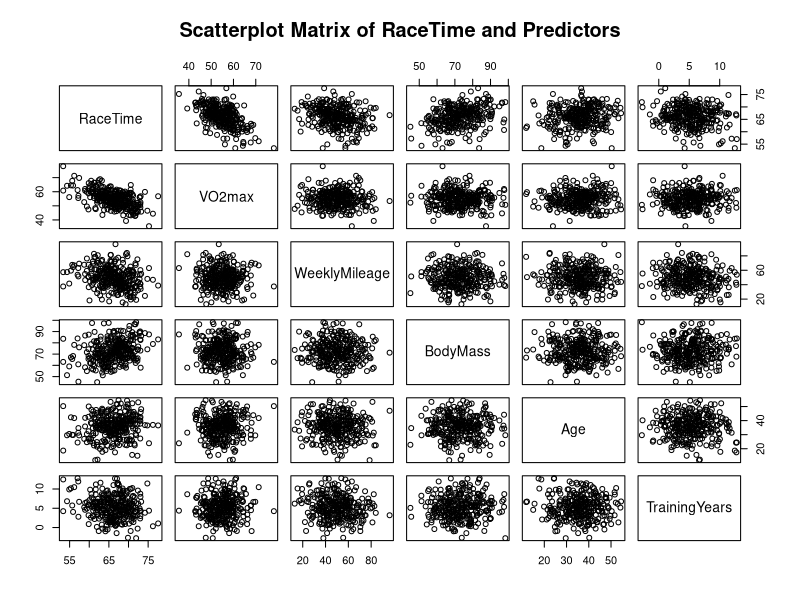
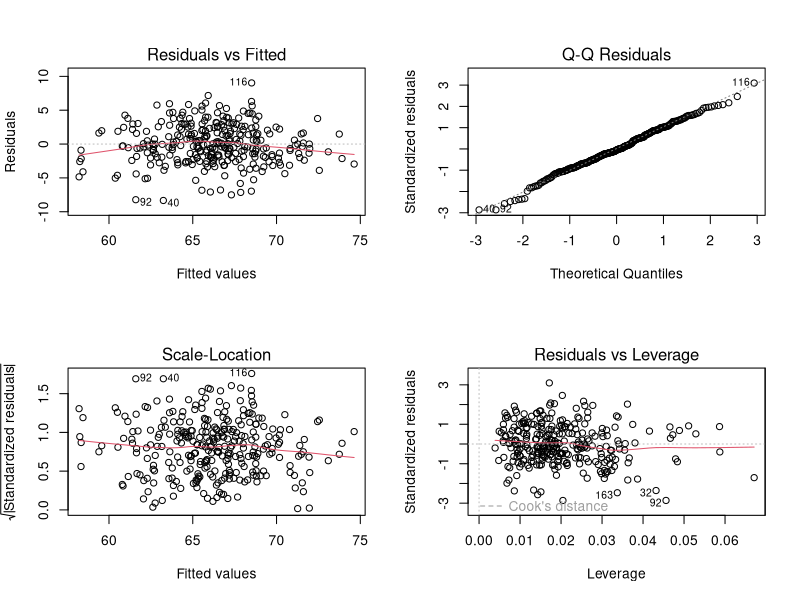
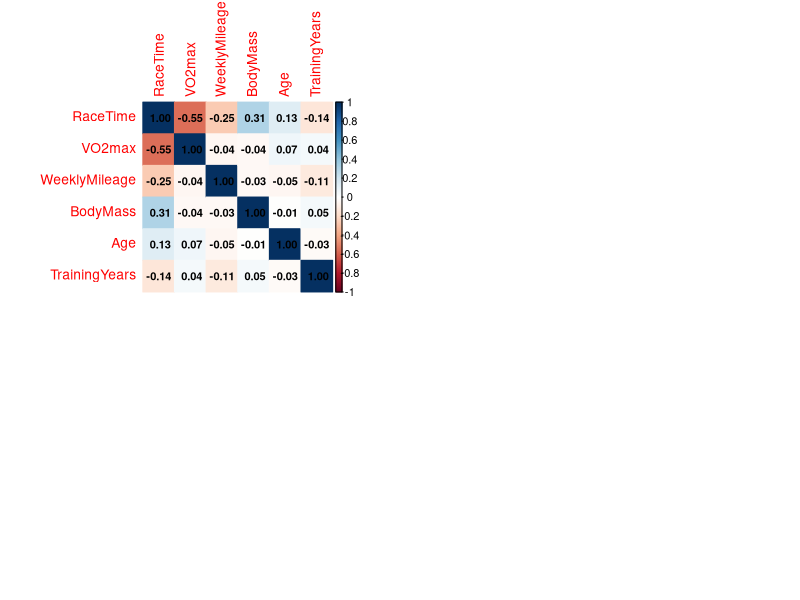

Generate these figures, in order, with R:
# Load the dataset
endurance_raw <- read.csv("endurance_synthetic_dataset.csv", stringsAsFactors = FALSE)
str(endurance_raw)

# Compute summary statistics 
summary(endurance_raw)
# Compute standard deviation for each variable
sapply(endurance_raw, sd)

# Scatterplot matrix for RaceTime and all predictors
pairs(endurance_raw[c("RaceTime", "VO2max", "WeeklyMileage", "BodyMass", "Age", "TrainingYears")],
      main = "Scatterplot Matrix of RaceTime and Predictors")

# Fit the full multiple linear regression model
full_model <- lm(RaceTime ~ VO2max + WeeklyMileage + BodyMass + Age + TrainingYears, 
                 data = endurance_raw)
summary(full_model)
coef(full_model)

# Diagnostic plots for linearity, homoscedasticity and normality
library(car)
par(mfrow = c(2,2))
plot(full_model)
# 1. Residuals vs Fitted: linearity & constant variance
# 2. Normal Q-Q: normality of residuals
# 3. Scale-Location: constant variance
# 4. Residuals vs Leverage: influential observations

# Shapiro-Wilk test for normality
shapiro.test(residuals(full_model))
# p-value > 0.05 suggests residuals are approximately normally distributed

# Multicollinearity diagnostics
vars <- c("RaceTime", "VO2max", "WeeklyMileage", "BodyMass", "Age", "TrainingYears")
cor_matrix <- cor(endurance_raw[vars])
cor_matrix
# Correlation matrix visualization
library(corrplot)
corrplot(cor_matrix, method = "color", addCoef.col = "black", number.cex = 0.8)

# Multicollinearity: Variance Inflation Factor (VIF)
vif(full_model)
# VIF values close to 1 indicate no multicollinearity

# Model Refinement
library(MASS) # for stepAIC

# Clean data: remove negative TraningYears
endurance_no_nagtive <- endurance_raw[endurance_raw$TrainingYears >= 0,]
nrow(endurance_raw)
nrow(endurance_no_nagtive)

# Fit full model on cleaned data
model_no_negative <- lm(RaceTime ~ VO2max + WeeklyMileage + BodyMass + Age + TrainingYears, 
                    data = endurance_no_nagtive)

# Stepwise selection using AIC (forward)
null = lm(RaceTime ~ 1, data = endurance_no_nagtive)
stepAIC(null, scope = list(lower = null, upper = model_no_negative),
        data = endurance_no_nagtive, direction = "forward")

# Identify influential points using Cook's distance
cooks_d <- cooks.distance(model_no_negative)
n <- nrow(endurance_no_nagtive)
p <- length(coef(model_no_negative))
threshold <- 4 / (n - p)
influential_points <- which(cooks_d > threshold)

# Remove influential points and refit model
endurance_no_influential <- endurance_raw[-influential_points, ]
model_no_influential <- lm(RaceTime ~ VO2max + WeeklyMileage + BodyMass + Age + TrainingYears,
                           data = endurance_no_influential)

# Compare AIC and Adjusted R²
AIC(full_model, model_no_negative, model_no_influential)

summary(full_model)
summary(model_no_negative)
summary(model_no_influential)
